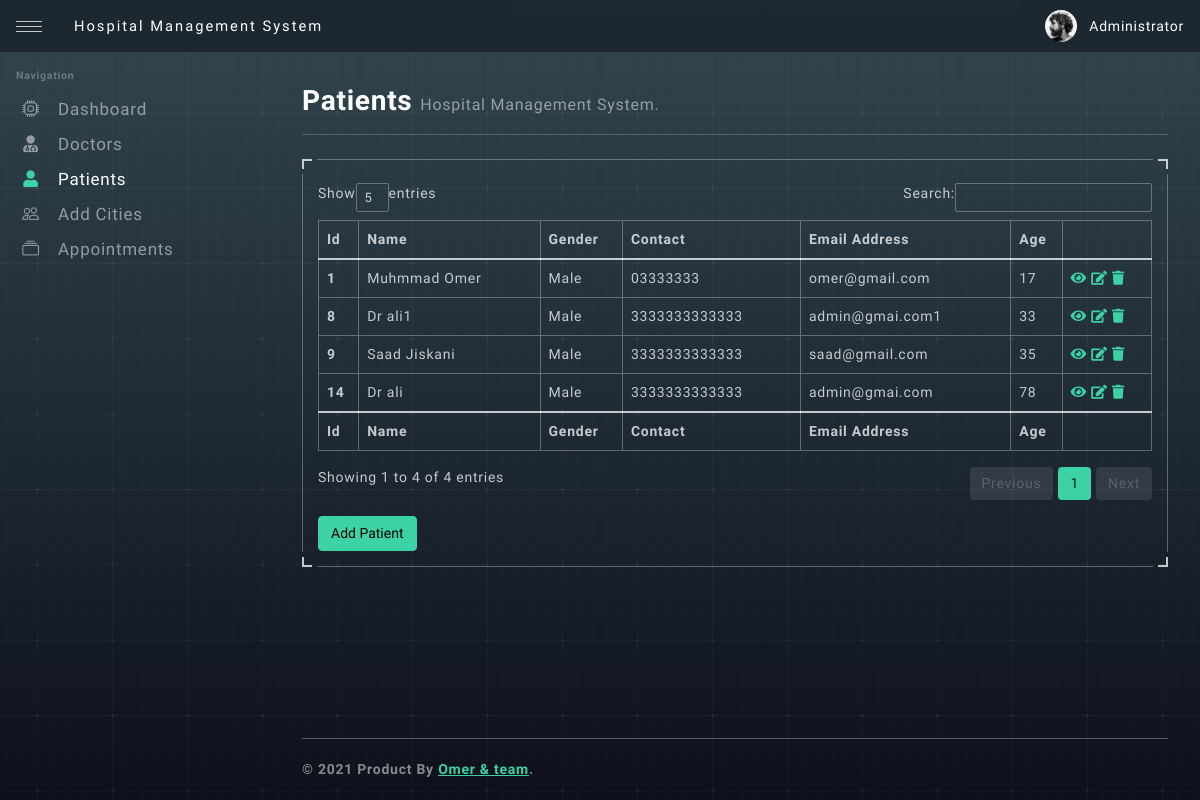
The page /system/home/Patients.php (signed in) on the database its author committed.
### tables this page shows
CREATE TABLE `patient` (
  `p_id` int(11) NOT NULL,
  `p_firstname` varchar(50) NOT NULL,
  `p_lastname` varchar(50) NOT NULL,
  `p_gender` varchar(50) NOT NULL,
  `p_contact` varchar(50) NOT NULL,
  `p_email` varchar(100) NOT NULL,
  `p_pass` varchar(50) NOT NULL,
  `p_age` int(50) NOT NULL
);

### system/home/Patients.php (the view, shortened to what this page needs)
<?php
   include("connection.php");
   ?>
<?php include('nav.php');
   ?>
<h1 class="page-header">
   Patients <small>
   Hospital Management System.
   </small>
</h1>
<hr class="mb-4" />
<?php
    if (isset($_GET['delid']))
   {
      $del = $_GET['delid'];
  echo'
<div>
   <div class="modal-dialog">
      <div class="modal-content">
        <div class="modal-header">
               <h5 class="modal-title">Delete Patient Info</h5>
               <a  href="patients.php" class="btn-close" ></a>
            </div>
            <div class="modal-body">
<label class="form-label">Are you sure you want to delete this?</label>
            </div>
            <div class="modal-footer">
               <a href="patients.php" class="btn btn-outline-default">No</a>
               <a href="backend/delp.php?delid='.$del.'" class="btn btn-outline-theme">Yes</a>
            </div>
      </div>
   </div>
</div>
  ';
   }else{
   if (isset($_GET['did']))
   {
         $did = $_GET["did"];
      $doc = mysqli_query($con,"select * from patient where p_id='$did'");
                  while ($datadoc = mysqli_fetch_array($doc)) {
                     echo'
<div class="card">
   <div class="card-body">
      <div class="bg-white bg-opacity-25 p-5 rounded-3">
      <div class="modal-header">
         <h1>Patient Information</h1>
          <a  href="patients.php" class="btn-close" ></a>
          </div>
          </br>
         <div class="lead">
            <div class="card">
               <div class="list-group list-group-flush">
               <div class="list-group-item d-flex align-items-center">
                     <div class="flex-1 text-break">
                        <div>Patient Id</div>
                        <div class="text-white text-opacity-50">'.$datadoc[0].'</div>
                     </div>
                  </div>
                  <div class="list-group-item d-flex align-items-center">
                     <div class="flex-1 text-break">
                        <div>Patient Name</div>
                        <div class="text-white text-opacity-50">'.$datadoc[1].' '.$datadoc[2].'</div>
                     </div>
                  </div>
                  <div class="list-group-item d-flex align-items-center">
                     <div class="flex-1 text-break">
                        <div>Gender</div>
                        <div class="text-white text-opacity-50">'.$datadoc[3].'</div>
                     </div>
                  </div>
                  <div class="list-group-item d-flex align-items-center">
                     <div class="flex-1 text-break">
                        <div>Contact Number</div>
                        <div class="text-white text-opacity-50">'.$datadoc[4].'</div>
                     </div>
                  </div>
                 <div class="list-group-item d-flex align-items-center">
                     <div class="flex-1 text-break">
                        <div>Email Address</div>
                        <div class="text-white text-opacity-50">'.$datadoc[5].'</div>
                     </div>
                  </div>
                  <div class="list-group-item d-flex align-items-center">
                     <div class="flex-1 text-break">
                        <div>Age</div>
                        <div class="text-white text-opacity-50">'.$datadoc[7].'</div>
                     </div>
                  </div>
               </div>
               <div class="card-arrow">
                  <div class="card-arrow-top-left"></div>
                  <div class="card-arrow-top-right"></div>
                  <div class="card-arrow-bottom-left"></div>
                  <div class="card-arrow-bottom-right"></div>
               </div>
            </div>
         </div>
      </div>
   </div>
   <div class="card-arrow">
      <div class="card-arrow-top-left"></div>
      <div class="card-arrow-top-right"></div>
      <div class="card-arrow-bottom-left"></div>
      <div class="card-arrow-bottom-right"></div>
   </div>
</div>
<hr class="mb-4" />
                     ';
                  }
   }else{
 ?>
<?php
 if (isset($_GET['eid']))
   {
         $did = $_GET["eid"];
      $doc = mysqli_query($con,"select * from patient where p_id='$did'");
$fetch_cat = mysqli_query($con,"select * from city");
                  while ($datadoc = mysqli_fetch_array($doc)) {
                     echo'
<div>
   <div class="modal-dialog">
      <div class="modal-content">
         <form method="post" action="backend/editp.php">
            <div class="modal-header">
               <h5 class="modal-title">Edit Patient</h5>
               <a  href="patients.php" class="btn-close" ></a>
            </div>
            <div class="modal-body">
               <div class="mb-3">
                  <div class="row row-space-10">
                     <div class="col-6">
                        <label class="form-label">First Name</label>
                        <input required  class="form-control" placeholder="First Name" value="'.$datadoc[1].'" name="doc_firstname" />
                     </div>
                     <div class="col-6">
                        <label class="form-label">Last Name</label>
                        <input required  class="form-control" placeholder="Last Name" value="'.$datadoc[2].'" name="doc_lastname" />
                     </div>
                     <div class="col-6">
                        <label class="form-label">Gender</label>
                        <select class="form-select" name="doc_gender" id="Gender">
                           <option value="'.$datadoc[3].'">'.$datadoc[3].'</option>
                           <option value="Male">Male</option>
                           <option value="Female">Female</option>
                           <option value="Other">Other</option>
                        </select>
                     </div>
                     <div class="col-6">
                        <label class="form-label">Age</label>
                        <input required  type="number" class="form-control" placeholder="Age" value="'.$datadoc[7].'" name="doc_age" />
                     </div>
                  </div>
                  <div class="row row-space-10">
                     <div class="col-6">
                        <label class="form-label">Email</label>
                        <input required class="form-control" placeholder="Email" value="'.$datadoc[5].'" name="doc_email" />
                     </div>
                     <div class="col-6">
                        <label class="form-label">Password</label>
                        <input required type="Password" class="form-control" placeholder="Password" value="'.$datadoc[6].'" name="doc_pass" />
                         <input  type="hidden" value="'.$datadoc[0].'" name="doc_id" />
                     </div>
                     <div class="col-6">
                        <label class="form-label">Contact</label>
                        <input required class="form-control" placeholder="Contact" value="'.$datadoc[4].'" name="doc_contact" />
                     </div>
                  </div>
               </div>
            </div>
            <div class="modal-footer">
               <a href="patients.php" class="btn btn-outline-default">Close</a>
               <button type="submit" class="btn btn-outline-theme">Save changes</button>
            </div>
         </form>
      </div>
   </div>
</div>
  ';
                  }
   }
   else{
   ?>
<div id="responsiveTables" class="mb-5">
   <div class="card">
      <div class="card-body">
         <div class="table-responsive">
            <table id="example" class="table table-bordered" style="width:100%">
               <thead>
                  <tr>
                     <th>Id</th>
                     <th>Name</th>
                     <th>Gender</th>
                     <th>Contact</th>
                     <th>Email Address</th>
                     <th>Age</th>
                     <th></th>
                  </tr>
               </thead>
               <tbody>
                  <?php
                     $fetch_cat = mysqli_query($con,"select * from patient");
                     while ($row = mysqli_fetch_array($fetch_cat)) {
                             echo "
                             <tr>
                             <th>$row[0]</th>
                             <td>$row[1] $row[2]</td>
                             <td>$row[3]</td>
                             <td>$row[4]</td>
                             <td>$row[5]</td>
                             <td>$row[7]</td>
                            ";
                             echo '<td><a href="patients.php?did='.$row[0].'" class="mr-3" title="View Record" data-toggle="tooltip"><span class="fa fa-eye"></span></a>
                       <a href="patients.php?eid='.$row[0].'" class="mr-3" title="Update Record" data-toggle="tooltip"><span class="fa fa-edit"></span></a>
                       <a href="patients.php?delid='.$row[0].'" title="Delete Record" data-toggle="tooltip"><span class="fa fa-trash"></span></a></td></tr>' ;
                          }
                     ?>
               </tbody>
               <tfoot>
                  <tr>
                     <th>Id</th>
                     <th>Name</th>
                     <th>Gender</th>
                     <th>Contact</th>
                     <th>Email Address</th>
                     <th>Age</th>
                     <th></th>
                  </tr>
               </tfoot>
            </table>
         </div>
         <button href="#modalEdit" data-bs-toggle="modal" type="button" class="btn btn-theme">Add Patient</button>
      </div>
      <div class="card-arrow">
         <div class="card-arrow-top-left"></div>
         <div class="card-arrow-top-right"></div>
         <div class="card-arrow-bottom-left"></div>
         <div class="card-arrow-bottom-right"></div>
      </div>
   </div>
</div>
<?php
}
}
}
 ?>
<?php include('footer.php');?>

### system/home/Patients.php (style rules this page uses)
table { width:100%; }

### rows shown on the page
patient: p_id "1", p_firstname "Muhmmad", p_lastname "Omer", p_gender "Male", p_contact "03333333", p_email "omer@gmail.com", p_age "17"
patient: p_id "8", p_firstname "Dr", p_lastname "ali1", p_gender "Male", p_contact "3333333333333", p_email "admin@gmai.com1", p_age "33"
patient: p_id "9", p_firstname "Saad", p_lastname "Jiskani", p_gender "Male", p_contact "3333333333333", p_email "saad@gmail.com", p_age "35"
patient: p_id "14", p_firstname "Dr", p_lastname "ali", p_gender "Male", p_contact "3333333333333", p_email "admin@gmai.com", p_age "78"
